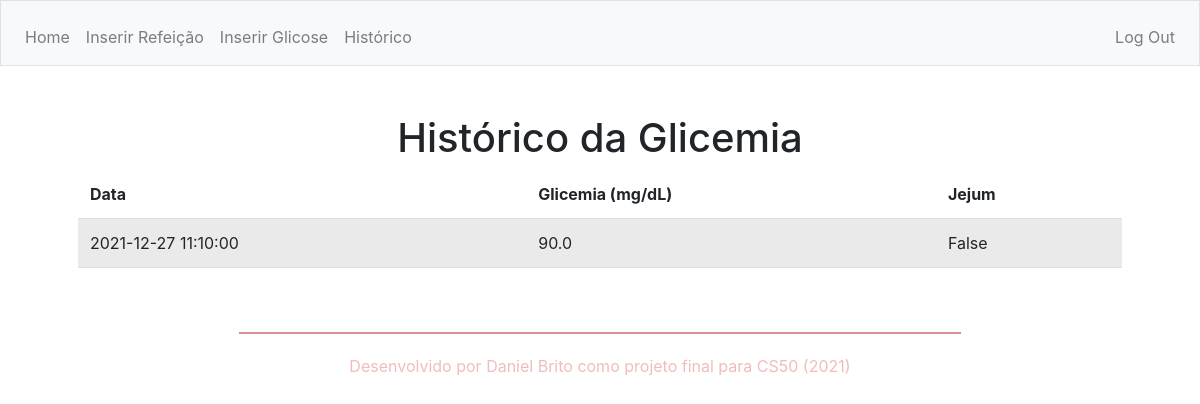
The app's page /history (signed in) with its own data.
### app.py (models this page shows, shortened)
class Glicose(db.Model):
    __tablename__ = 'glicose'
    id = db.Column(db.Integer, primary_key=True)
    resultado = db.Column(db.Float)
    data = db.Column(db.DateTime)
    jejum = db.Column(db.Boolean)
    observacao = db.Column(db.String)
    usuario = db.Column(db.Integer, ForeignKey('users.id'))

### app.py (the view)
@app.route('/history')
@login_required
def historico():
    user_glic = Glicose.query.filter(Glicose.usuario == session['user_id']).order_by(Glicose.data)
    return render_template('history.html', user_glic = user_glic, plot = plt.show())

### helpers.py (called while the page is built)
def login_required(f):
    @wraps(f)
    def decorated_function(*args, **kwargs):
        if session.get("user_id") is None:
            return redirect("/login")
        return f(*args, **kwargs)
    return decorated_function

### templates/history.html (shortened to what this page needs)
{% extends "layout.html" %}
{% block main %}
    <h1>Histórico da Glicemia</h1>
    <table>
        <thead>
            <tr>
                <th>Data</th>
                <th>Glicemia (mg/dL)</th>
                <th>Jejum</th>
            </tr>
        </thead>
        <tbody>
            {% for glic in user_glic %}
            <tr>
                <td>{{ glic.data}}</td>
                <td>{{ glic.resultado }}</td>
                <td>{{ glic.jejum }}</td>
            </tr>
            {% endfor %}
        </tbody>
    </table>
{% endblock %}

### static/css/styles.css (style rules this page uses)
* { margin: 0; padding: 0; }
html, body { width: 100%; height: 100%; scroll-behavior: smooth; }
table { border-collapse: collapse; background-color: transparent; margin-bottom: 1rem; width: 100%; }
table th, td { padding: 0.75rem; text-align: left; border-bottom: 1px solid #ddd; }
tbody tr:nth-of-type(odd) { background-color: rgb(220, 220, 220, 0.6) }

### records on screen
Glicose: data "2021-12-27 11:10:00", resultado "90.0", jejum "False"
